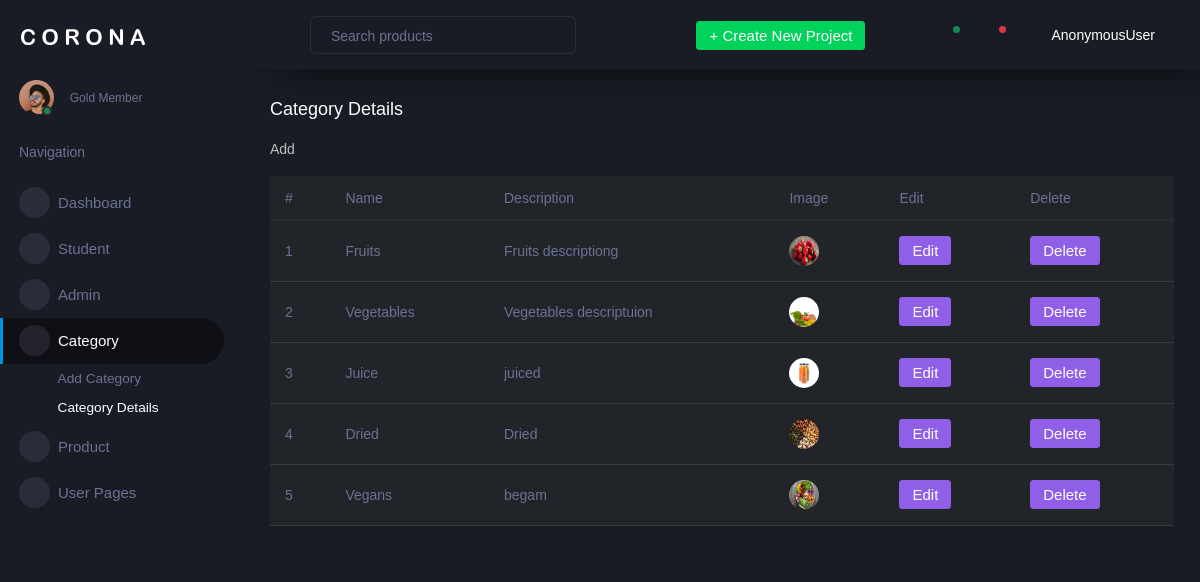
The page /adminsapp/displaycategory on the database its author committed.
### adminapp/models.py (models this page shows)
class Category(models.Model):
    CName = models.CharField(max_length=100, null=True, blank=True)
    CDesc = models.CharField(max_length=100, null=True, blank=True)
    CImage = models.ImageField(upload_to="category", null=True, blank=True)

### adminapp/views.py (the view)
# urls.py: path('displaycategory',views.displaycategory,name="displaycategory"),
def displaycategory(request):
    data=Category.objects.all()
    return render(request,"admin/displaycategory.html",{'data':data})

### templates/admin/displaycategory.html (shortened to what this page needs)
<!DOCTYPE html>
{% extends 'admin/index.html' %}
{% block content %}
<html lang="en">
<head>
</head>
<body>
  <div class="col-lg-12 grid-margin stretch-card">
                <div class="card">
                  <div class="card-body">
                    <h4 class="card-title">Category Details</h4>
                    <p class="card-description">Add
                    </p>
                    <div class="table-responsive">
                      <table class="table table-dark">
                        <thead>
                          <tr>
                            <th> # </th>
                            <th> Name </th>
                            <th> Description </th>
                            <th> Image </th>
                            <th> Edit </th>
                            <th> Delete </th>
                          </tr>
                        </thead>
                        <tbody>
                        {% for i in data %}
                          <tr>
                            <td>{{i.id}}</td>
                            <td>{{i.CName}}</td>
                            <td>{{i.CDesc}}</td>
                            <td>
                              <img src="{{i.CImage.url}}" >
                            </td>
                            <td>
                            <form action="{% url 'editcategory' dataid=i.id %}">
                                <button class="btn edit btn-info">Edit</button>
                            </form>
                            </td>
                            <td>
                              <form action="{% url 'deletecategory' dataid=i.id %}">
                                <button class="btn edit btn-info">Delete</button>
                            </form>
                            </td>
                          </tr>
                        {% endfor %}
                        </tbody>
                      </table>
                    </div>
                  </div>
                </div>
              </div>
</body>
</html>
{% endblock %}

### templates/admin/index.html (shortened to what this page needs)
<!DOCTYPE html>
{% load static %}
<html lang="en">
  <head>
    <link rel="stylesheet" href="{% static 'assets/vendors/mdi/css/materialdesignicons.min.css' %}">
    <link rel="stylesheet" href="{% static 'assets/vendors/css/vendor.bundle.base.css' %}">
    <link rel="stylesheet" href="{% static 'assets/vendors/jvectormap/jquery-jvectormap.css' %}">
    <link rel="stylesheet" href="{% static 'assets/vendors/flag-icon-css/css/flag-icon.min.css' %}">
    <link rel="stylesheet" href="{% static 'assets/vendors/owl-carousel-2/owl.carousel.min.css' %}">
    <link rel="stylesheet" href="{% static 'assets/vendors/owl-carousel-2/owl.theme.default.min.css' %}">
    <link rel="stylesheet" href="{% static 'assets/css/style.css' %}">
  </head>
  <body>
    <div class="container-scroller">
      <nav class="sidebar sidebar-offcanvas" id="sidebar">
        <div class="sidebar-brand-wrapper d-none d-lg-flex align-items-center justify-content-center fixed-top">
          <a class="sidebar-brand brand-logo" href="index.html"><img src="{% static 'assets/images/logo.svg' %}" alt="logo" /></a>
        </div>
        <ul class="nav">
          <li class="nav-item profile">
            <div class="profile-desc">
              <div class="profile-pic">
                <div class="count-indicator">
                  <img class="img-xs rounded-circle " src="{% static 'assets/images/faces/face15.jpg' %}" alt="">
                  <span class="count bg-success"></span>
                </div>
                <div class="profile-name">
                  <span>Gold Member</span>
                </div>
              </div>
              <a href="#" id="profile-dropdown" data-bs-toggle="dropdown"><i class="mdi mdi-dots-vertical"></i></a>
            </div>
          </li>
          <li class="nav-item nav-category">
            <span class="nav-link">Navigation</span>
          </li>
          <li class="nav-item menu-items">
            <a class="nav-link" href="{% url 'index' %}">
              <span class="menu-icon">
                <i class="mdi mdi-speedometer"></i>
              </span>
              <span class="menu-title">Dashboard</span>
            </a>
          </li>
          <li class="nav-item menu-items">
            <a class="nav-link" data-bs-toggle="collapse" href="#ui-basic" aria-expanded="false" aria-controls="ui-basic">
              <span class="menu-icon">
                <i class="mdi mdi-laptop"></i>
              </span>
              <span class="menu-title">Student </span>
              <i class="menu-arrow"></i>
            </a>
          </li>
           <li class="nav-item menu-items">
            <a class="nav-link" data-bs-toggle="collapse" href="#ui-basic" aria-expanded="false" aria-controls="ui-basic">
              <span class="menu-icon">
                <i class="mdi mdi-laptop"></i>
              </span>
              <span class="menu-title">Admin </span>
              <i class="menu-arrow"></i>
            </a>
          </li>
           <li class="nav-item menu-items">
            <a class="nav-link" data-bs-toggle="collapse" href="#ui-basic" aria-expanded="false" aria-controls="ui-basic">
              <span class="menu-icon">
                <i class="mdi mdi-laptop"></i>
              </span>
              <span class="menu-title">Category </span>
              <i class="menu-arrow"></i>
            </a>
            <div class="collapse" id="ui-basic">
              <ul class="nav flex-column sub-menu">
                <li class="nav-item"> <a class="nav-link" href="{% url 'addcategory' %}"> Add Category</a></li>
                <li class="nav-item"> <a class="nav-link" href="{% url 'displaycategory' %}">Category Details</a></li>
              </ul>
            </div>
          </li>
           <li class="nav-item menu-items">
            <a class="nav-link" data-bs-toggle="collapse" href="#ui-basic" aria-expanded="false" aria-controls="ui-basic">
              <span class="menu-icon">
                <i class="mdi mdi-laptop"></i>
              </span>
              <span class="menu-title">Product </span>
              <i class="menu-arrow"></i>
            </a>
          </li>
          <li class="nav-item menu-items">
            <a class="nav-link" data-bs-toggle="collapse" href="#auth" aria-expanded="false" aria-controls="auth">
              <span class="menu-icon">
                <i class="mdi mdi-security"></i>
              </span>
              <span class="menu-title">User Pages</span>
              <i class="menu-arrow"></i>
            </a>
          </li>
        </ul>
      </nav>
      <div class="container-fluid page-body-wrapper">
        <nav class="navbar p-0 fixed-top d-flex flex-row">
          <div class="navbar-menu-wrapper flex-grow d-flex align-items-stretch">
            <button class="navbar-toggler navbar-toggler align-self-center" type="button" data-toggle="minimize">
              <span class="mdi mdi-menu"></span>
            </button>
            <ul class="navbar-nav w-100">
              <li class="nav-item w-100">
                <form class="nav-link mt-2 mt-md-0 d-none d-lg-flex search">
                  <input type="text" class="form-control" placeholder="Search products">
                </form>
              </li>
            </ul>
            <ul class="navbar-nav navbar-nav-right">
              <li class="nav-item dropdown d-none d-lg-block">
                <a class="nav-link btn btn-success create-new-button" id="createbuttonDropdown" data-bs-toggle="dropdown" aria-expanded="false" href="#">+ Create New Project</a>
              </li>
              <li class="nav-item nav-settings d-none d-lg-block">
                <a class="nav-link" href="#">
                  <i class="mdi mdi-view-grid"></i>
                </a>
              </li>
              <li class="nav-item dropdown border-left">
                <a class="nav-link count-indicator dropdown-toggle" id="messageDropdown" href="#" data-bs-toggle="dropdown" aria-expanded="false">
                  <i class="mdi mdi-email"></i>
                  <span class="count bg-success"></span>
                </a>
              </li>
              <li class="nav-item dropdown border-left">
                <a class="nav-link count-indicator dropdown-toggle" id="notificationDropdown" href="#" data-bs-toggle="dropdown">
                  <i class="mdi mdi-bell"></i>
                  <span class="count bg-danger"></span>
                </a>
              </li>
              <li class="nav-item dropdown">
                <a class="nav-link" id="profileDropdown" href="#" data-bs-toggle="dropdown">
                  <div class="navbar-profile">
                    <p class="mb-0 d-none d-sm-block navbar-profile-name">{{request.user}}</p>
                    <i class="mdi mdi-menu-down d-none d-sm-block"></i>
                  </div>
                </a>
              </li>
            </ul>
          </div>
        </nav>
        <div class="main-panel">
          {% block content %}{% endblock %}
      </div>
    </div>
  </body>
</html>

### rows shown on the page
Category: id "1", CName "Fruits", CDesc "Fruits descriptiong", CImage (picture)
Category: id "2", CName "Vegetables", CDesc "Vegetables descriptuion", CImage (picture)
Category: id "3", CName "Juice", CDesc "juiced", CImage (picture)
Category: id "4", CName "Dried", CDesc "Dried", CImage (picture)
Category: id "5", CName "Vegans", CDesc "begam", CImage (picture)

### other values the page prints
{{ request.user }} "AnonymousUser"
